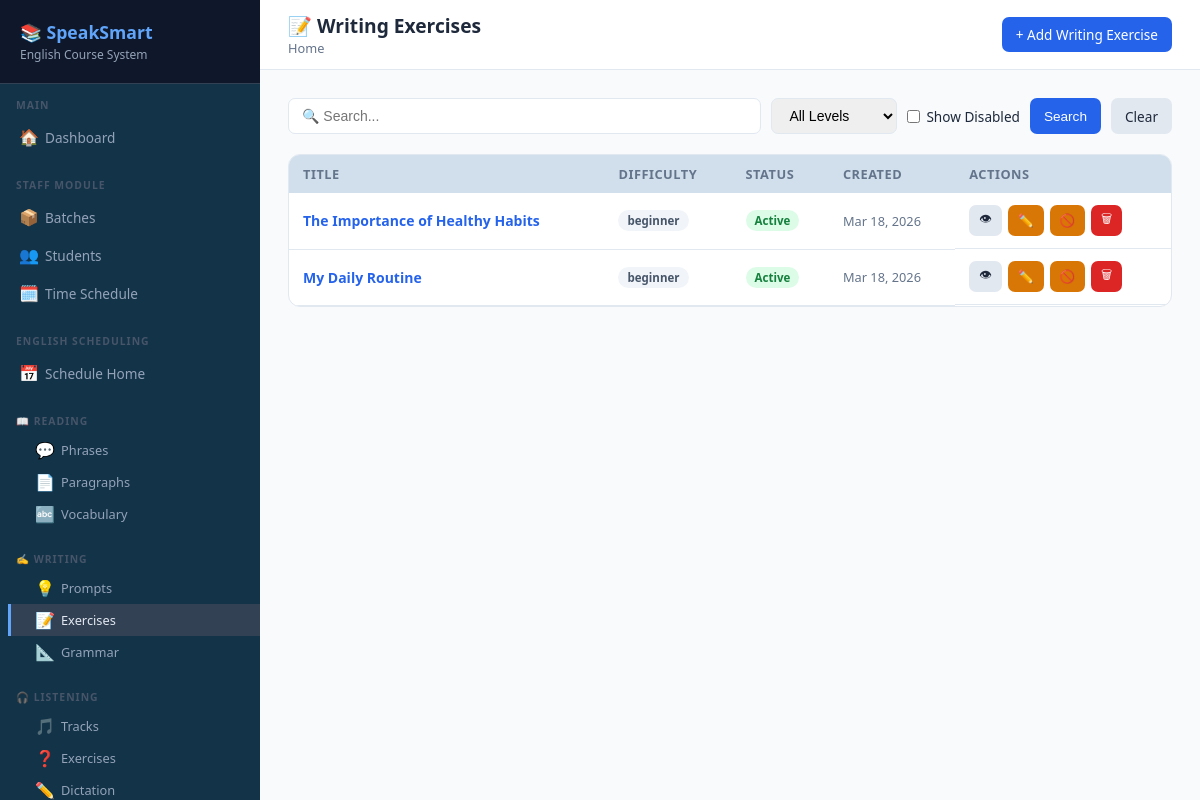
/scheduling/writing/exercises/ (signed in), run on the app's committed database.
### scheduling/models.py (models this page shows, shortened)
class WritingExercise(models.Model):
    EXERCISE_TYPES = [
        ('essay', 'Essay'),
        ('letter', 'Letter'),
        ('story', 'Story'),
        ('email', 'Email'),
        ('report', 'Report'),
    ]
    title = models.CharField(max_length=200)
    exercise_type = models.CharField(max_length=20, choices=EXERCISE_TYPES, default='essay')
    description = models.TextField()
    sample_answer = models.TextField(blank=True)
    tips = models.TextField(blank=True)
    difficulty = models.CharField(max_length=20, choices=DIFFICULTY_CHOICES, default='beginner')
    is_active = models.BooleanField(default=True)
    created_by = models.ForeignKey(User, on_delete=models.SET_NULL, null=True)
    created_at = models.DateTimeField(auto_now_add=True)

### scheduling/views.py (the view)
# urls.py: path('writing/exercises/', views.writing_exercise_list, name='writing_exercise_list'),
@login_required
def writing_exercise_list(request):
    return _list_view(request, WritingExercise, 'scheduling/writing/exercise_list.html')

### scheduling/views.py (called while the page is built)
def _list_view(request, model, template, extra_ctx=None):
    search = request.GET.get('search', '')
    diff = request.GET.get('difficulty', '')
    show_all = request.GET.get('show_all', '')
    qs = model.objects.all()
    if not show_all:
        qs = qs.filter(is_active=True)
    if diff:
        qs = qs.filter(difficulty=diff)
    if search and hasattr(model, 'text'):
        qs = qs.filter(Q(text__icontains=search))
    elif search and hasattr(model, 'title'):
        qs = qs.filter(Q(title__icontains=search))
    ctx = {'items': qs.order_by('-created_at'), 'search': search,
           'difficulty': diff, 'show_all': show_all}
    if extra_ctx:
        ctx.update(extra_ctx)
    return render(request, template, ctx)

### scheduling/templates/scheduling/writing/exercise_list.html (shortened to what this page needs)
{% extends "base.html" %}
{% block page_title %}📝 Writing Exercises{% endblock %}
{% block topbar_actions %}<a href="{% url 'scheduling:writing_exercise_create' %}" class="btn btn-primary">+ Add Writing Exercise</a>{% endblock %}
{% block content %}
<div class="search-bar">
  <form method="get" style="display:flex;gap:10px;flex-wrap:wrap;width:100%">
    <input name="search" value="{{ search }}" placeholder="🔍 Search..." style="flex:1;min-width:200px">
    <select name="difficulty">
      <option value="">All Levels</option>
    </select>
    <label style="display:flex;align-items:center;gap:6px;font-size:.85rem"><input type="checkbox" name="show_all" {%if show_all%}checked{%endif%} value="1"> Show Disabled</label>
    <button type="submit" class="btn btn-primary">Search</button>
    <a href="{% url 'scheduling:writing_exercise_create' %}" class="btn btn-secondary">Clear</a>
  </form>
</div>
<div class="card">
  <div class="card-body" style="padding:0">
    <table>
      <thead><tr><th>Title</th><th>Difficulty</th><th>Status</th><th>Created</th><th>Actions</th></tr></thead>
      <tbody>
      {%for item in items%}
      <tr>
        <td><a href="{% url 'scheduling:writing_exercise_detail' item.pk %}" style="font-weight:600;color:#2563eb;text-decoration:none">{{ item.title }}</a></td>
        <td><span class="badge badge-secondary">{{ item.difficulty }}</span></td>
        <td><span class="badge badge-{%if item.is_active%}success{%else%}danger{%endif%}">{%if item.is_active%}Active{%else%}Disabled{%endif%}</span></td>
        <td style="color:#64748b;font-size:.8rem">{{ item.created_at|date:"M d, Y" }}</td>
        <td class="action-buttons">
          <a href="{% url 'scheduling:writing_exercise_detail' item.pk %}" class="btn btn-secondary btn-sm">👁</a>
          <a href="{% url 'scheduling:writing_exercise_edit' item.pk %}" class="btn btn-warning btn-sm">✏️</a>
          <a href="{% url 'scheduling:writing_exercise_toggle' item.pk %}" class="btn btn-{%if item.is_active%}warning{%else%}success{%endif%} btn-sm" onclick="return confirm('Toggle status?')">{%if item.is_active%}🚫{%else%}✅{%endif%}</a>
          <a href="{% url 'scheduling:writing_exercise_delete' item.pk %}" class="btn btn-danger btn-sm" onclick="return confirm('Delete permanently?')">🗑</a>
        </td>
      </tr>
      {%empty%}
      <tr><td colspan="5"><div class="empty-state"><div class="icon">📝</div><p>No writing exercises yet.<br><a href="{% url 'scheduling:writing_exercise_create' %}">Add one now</a></p></div></td></tr>
      {%endfor%}
      </tbody>
    </table>
  </div>
</div>
{% endblock %}

### templates/base.html (style rules this page uses)
* { box-sizing: border-box; margin: 0; padding: 0; }
:root { --primary: #2563eb; --primary-dark: #1d4ed8; --secondary: #7c3aed; --success: #16a34a; --warning: #d97706; --danger: #dc2626; --bg: #f8fafc; --card: #ffffff; --border: #e2e8f0; --text: #1e293b; --muted: #64748b; --sidebar-w: 260px; }
body { font-family: 'Segoe UI', sans-serif; background: var(--bg); color: var(--text); display: flex; min-height: 100vh; }
.card { background: var(--card); border-radius: 12px; border: 1px solid var(--border); overflow: hidden; margin-bottom: 20px; }
.card-body { padding: 20px; }
table { width: 100%; border-collapse: collapse; font-size: 0.875rem; min-width: 500px; }
th { background: #d1dfec; padding: 10px 14px; text-align: left; font-weight: 600; font-size: 0.8rem; color: var(--muted); text-transform: uppercase; letter-spacing: 0.5px; white-space: nowrap; }
td { padding: 12px 14px; border-bottom: 1px solid var(--border); vertical-align: middle; }
.btn { display: inline-flex; align-items: center; gap: 6px; padding: 8px 14px; border-radius: 7px; font-size: 0.85rem; font-weight: 500; cursor: pointer; border: none; text-decoration: none; transition: all 0.15s; white-space: nowrap; }
.btn-primary { background: var(--primary); color: white; }
.btn-danger { background: var(--danger); color: white; }
.btn-warning { background: var(--warning); color: white; }
.btn-secondary { background: #e2e8f0; color: var(--text); }
.btn-sm { padding: 5px 10px; font-size: 0.78rem; }
.badge { display: inline-block; padding: 3px 9px; border-radius: 20px; font-size: 0.72rem; font-weight: 600; white-space: nowrap; }
.badge-success { background: #dcfce7; color: #15803d; }
.badge-secondary { background: #f1f5f9; color: #475569; }
.search-bar { display: flex; gap: 10px; align-items: center; flex-wrap: wrap; margin-bottom: 20px; }
.search-bar input, .search-bar select { padding: 8px 13px; border: 1.5px solid var(--border); border-radius: 7px; font-size: 0.875rem; }
.action-buttons { display: flex; gap: 6px; flex-wrap: wrap; }

### data on the page
WritingExercise: title "The Importance of Healthy Habits", difficulty "beginner", is_active "Active", created_at "Mar 18, 2026"
WritingExercise: title "My Daily Routine", difficulty "beginner", is_active "Active", created_at "Mar 18, 2026"
